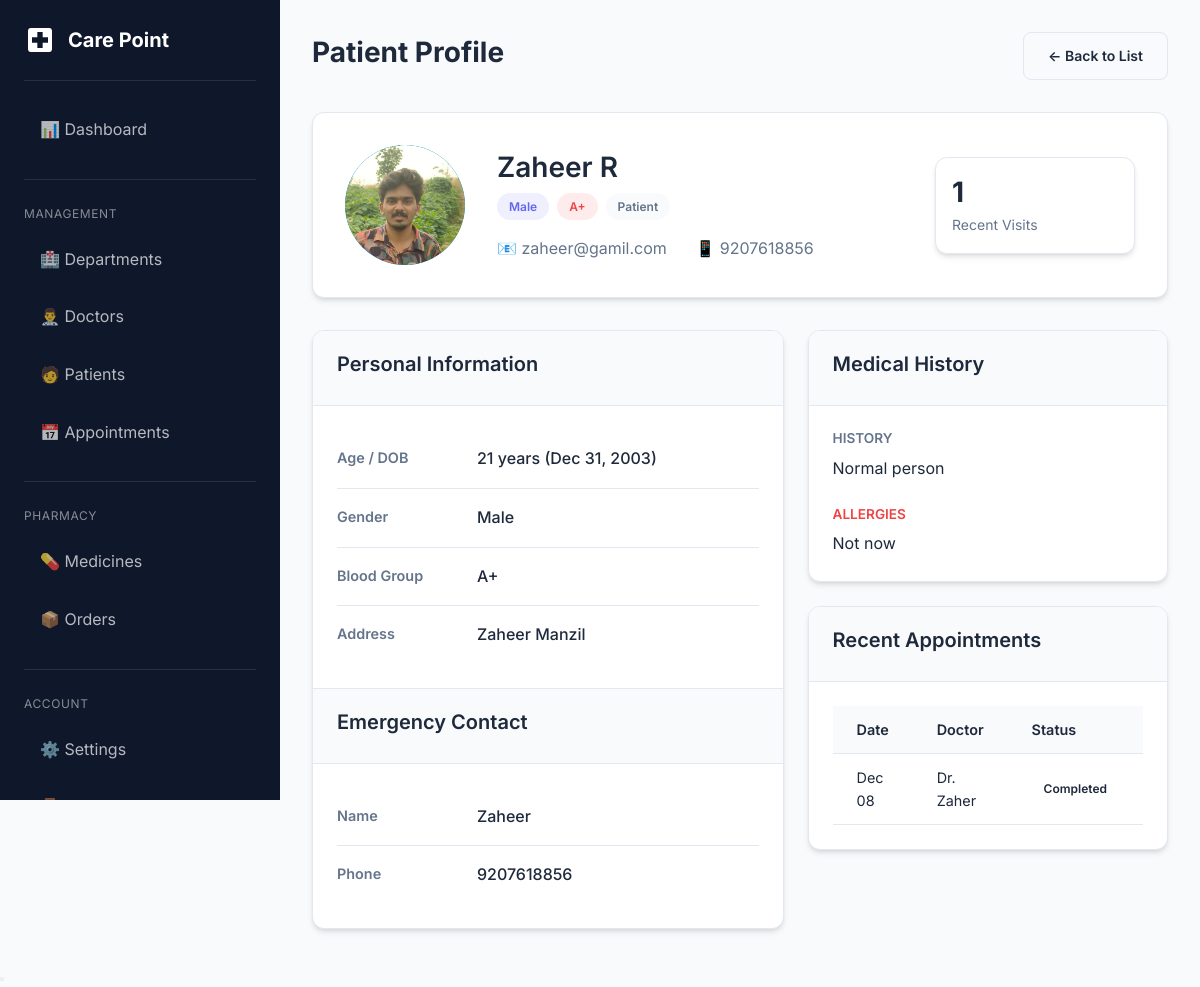
The page /adminpanel/patients/1/ (signed in) on the database its author committed.
### patients/models.py (models this page shows, shortened)
class PatientProfile(models.Model):
    class Gender(models.TextChoices):
        MALE = 'male', 'Male'
        FEMALE = 'female', 'Female'
        OTHER = 'other', 'Other'
    class BloodGroup(models.TextChoices):
        A_POSITIVE = 'A+', 'A+'
        A_NEGATIVE = 'A-', 'A-'
        B_POSITIVE = 'B+', 'B+'
        B_NEGATIVE = 'B-', 'B-'
        O_POSITIVE = 'O+', 'O+'
        O_NEGATIVE = 'O-', 'O-'
        AB_POSITIVE = 'AB+', 'AB+'
        AB_NEGATIVE = 'AB-', 'AB-'
    user = models.OneToOneField(
        settings.AUTH_USER_MODEL,
        on_delete=models.CASCADE,
        related_name='patient_profile'
    )
    date_of_birth = models.DateField(null=True, blank=True)
    gender = models.CharField(
        max_length=10,
        choices=Gender.choices,
        blank=True
    )
    blood_group = models.CharField(
        max_length=5,
        choices=BloodGroup.choices,
        blank=True
    )
    address = models.TextField(blank=True)
    emergency_contact_name = models.CharField(max_length=100, blank=True)
    emergency_contact_phone = models.CharField(max_length=15, blank=True)
    medical_history = models.TextField(blank=True)
    allergies = models.TextField(blank=True)
    created_at = models.DateTimeField(auto_now_add=True)
    updated_at = models.DateTimeField(auto_now=True)
    @property
    def age(self):
        if self.date_of_birth:
            from datetime import date
            today = date.today()
            return today.year - self.date_of_birth.year - (
                (today.month, today.day) < (self.date_of_birth.month, self.date_of_birth.day)
            )
        return None

### accounts/models.py (models this page shows, shortened)
class User(AbstractUser):
    class Role(models.TextChoices):
        PATIENT = 'patient', 'Patient'
        DOCTOR = 'doctor', 'Doctor'
        ADMIN = 'admin', 'Admin'
    role = models.CharField(
        max_length=20,
        choices=Role.choices,
        default=Role.PATIENT
    )
    phone = models.CharField(max_length=15, blank=True, null=True)
    is_approved = models.BooleanField(
        default=True,
        help_text='For doctors: set to False until admin approves'
    )
    profile_picture = models.ImageField(
        upload_to='profile_pictures/',
        blank=True,
        null=True
    )
    created_at = models.DateTimeField(auto_now_add=True)
    updated_at = models.DateTimeField(auto_now=True)
    @property
    def is_admin_user(self):
        return self.role == self.Role.ADMIN or self.is_superuser

### appointments/models.py (models this page shows, shortened)
class Appointment(models.Model):
    class Status(models.TextChoices):
        PENDING = 'pending', 'Pending'
        CONFIRMED = 'confirmed', 'Confirmed'
        CANCELLED = 'cancelled', 'Cancelled'
        COMPLETED = 'completed', 'Completed'
        NO_SHOW = 'no_show', 'No Show'
    class PaymentStatus(models.TextChoices):
        UNPAID = 'unpaid', 'Unpaid'
        PAID = 'paid', 'Paid'
        REFUNDED = 'refunded', 'Refunded'
    patient = models.ForeignKey(
        'patients.PatientProfile',
        on_delete=models.CASCADE,
        related_name='appointments'
    )
    doctor = models.ForeignKey(
        'doctors.DoctorProfile',
        on_delete=models.CASCADE,
        related_name='appointments'
    )
    department = models.ForeignKey(
        'departments.Department',
        on_delete=models.SET_NULL,
        null=True,
        related_name='appointments'
    )
    scheduled_datetime = models.DateTimeField()
    duration_minutes = models.PositiveIntegerField(default=30)
    status = models.CharField(
        max_length=20,
        choices=Status.choices,
        default=Status.PENDING
    )
    payment_status = models.CharField(
        max_length=20,
        choices=PaymentStatus.choices,
        default=PaymentStatus.UNPAID
    )
    reason = models.TextField(blank=True, help_text="Reason for visit")
    notes = models.TextField(blank=True, help_text="Additional notes")
    created_at = models.DateTimeField(auto_now_add=True)
    updated_at = models.DateTimeField(auto_now=True)
    class Meta:
        ordering = ['-scheduled_datetime']

### doctors/models.py (models this page shows, shortened)
class DoctorProfile(models.Model):
    user = models.OneToOneField(
        settings.AUTH_USER_MODEL,
        on_delete=models.CASCADE,
        related_name='doctor_profile'
    )
    department = models.ForeignKey(
        'departments.Department',
        on_delete=models.SET_NULL,
        null=True,
        blank=True,
        related_name='doctors'
    )
    qualifications = models.CharField(max_length=200, blank=True)
    specialization = models.CharField(max_length=100, blank=True)
    experience_years = models.PositiveIntegerField(default=0)
    bio = models.TextField(blank=True)
    consultation_fee = models.DecimalField(
        max_digits=10,
        decimal_places=2,
        default=500.00
    )
    available_from = models.TimeField(null=True, blank=True)
    available_to = models.TimeField(null=True, blank=True)
    created_at = models.DateTimeField(auto_now_add=True)
    updated_at = models.DateTimeField(auto_now=True)

### adminpanel/views.py (the view)
# urls.py: path('patients/<int:pk>/', views.patient_detail, name='patient_detail'),
@admin_required
def patient_detail(request, pk):
    patient = get_object_or_404(PatientProfile, pk=pk)
    appointments = Appointment.objects.filter(patient=patient).order_by('-scheduled_datetime')[:10]
    context = {
        'patient': patient,
        'appointments': appointments,
    }
    return render(request, 'adminpanel/patients/detail.html', context)

### templates/adminpanel/patients/detail.html (shortened to what this page needs)
{% extends 'base.html' %}
{% load static %}
{% block extra_css %}
        <link rel="stylesheet" href="{% static 'css/style.css' %}">
    {% endblock %}
{% block content %}
<div class="dashboard-layout">
    {% include 'includes/sidebar.html' %}
    <main class="main-content">
        <div class="page-header">
            <h1 class="page-title">Patient Profile</h1>
            <a href="{% url 'adminpanel:patient_list' %}" class="btn btn-secondary">← Back to List</a>
        </div>
        <div class="profile-header-card">
            <div class="profile-avatar" style="background: var(--secondary-color);">
                {% if patient.user.profile_picture %}
                <img src="{{ patient.user.profile_picture.url }}" alt="{{ patient.user.get_full_name }}" style="width: 100%; height: 100%; object-fit: cover; border-radius: 50%;">
                {% else %}
                {{ patient.user.first_name|first }}{{ patient.user.last_name|first }}
                {% endif %}
            </div>
            <div class="profile-info" style="flex: 1;">
                <h2>{{ patient.user.get_full_name|default:patient.user.username }}</h2>
                <div class="profile-badges">
                    <span class="badge badge-info">{{ patient.get_gender_display|default:"Gender Not Set" }}</span>
                    {% if patient.blood_group %}
                    <span class="badge badge-danger">{{ patient.blood_group }}</span>
                    {% endif %}
                    <span class="badge badge-secondary">Patient</span>
                </div>
                <div class="mt-2 text-secondary">
                    <span style="margin-right: 1.5rem;">📧 {{ patient.user.email }}</span>
                    {% if patient.user.phone %}
                    <span>📱 {{ patient.user.phone }}</span>
                    {% endif %}
                </div>
            </div>
            <div class="stat-card" style="min-width: 200px; padding: 1rem;">
                <div class="stat-content">
                    <h3>{{ appointments.count }}</h3>
                    <p>Recent Visits</p>
                </div>
            </div>
        </div>
        <div class="detail-grid">
            <div class="card">
                <div class="card-header">
                    <h4>Personal Information</h4>
                </div>
                <div class="card-body">
                    <div class="info-row">
                        <span class="label">Age / DOB</span>
                        <span class="value">
                            {% if patient.date_of_birth %}
                            {{ patient.age }} years ({{ patient.date_of_birth|date:"M d, Y" }})
                            {% else %}
                            -
                            {% endif %}
                        </span>
                    </div>
                    <div class="info-row">
                        <span class="label">Gender</span>
                        <span class="value">{{ patient.get_gender_display|default:"-" }}</span>
                    </div>
                    <div class="info-row">
                        <span class="label">Blood Group</span>
                        <span class="value">{{ patient.blood_group|default:"-" }}</span>
                    </div>
                    <div class="info-row">
                        <span class="label">Address</span>
                        <span class="value">{{ patient.address|default:"-" }}</span>
                    </div>
                </div>
                <div class="card-header" style="border-top: 1px solid var(--border-color);">
                    <h4>Emergency Contact</h4>
                </div>
                <div class="card-body">
                    <div class="info-row">
                        <span class="label">Name</span>
                        <span class="value">{{ patient.emergency_contact_name|default:"-" }}</span>
                    </div>
                    <div class="info-row">
                        <span class="label">Phone</span>
                        <span class="value">{{ patient.emergency_contact_phone|default:"-" }}</span>
                    </div>
                </div>
            </div>
            <div>
                <div class="card mb-3">
                    <div class="card-header">
                        <h4>Medical History</h4>
                    </div>
                    <div class="card-body">
                        {% if patient.medical_history or patient.allergies %}
                            {% if patient.medical_history %}
                            <div class="mb-3">
                                <h5 class="text-secondary" style="font-size: 0.85rem; text-transform: uppercase;">History</h5>
                                <p>{{ patient.medical_history }}</p>
                            </div>
                            {% endif %}
                            {% if patient.allergies %}
                            <div>
                                <h5 class="text-secondary" style="font-size: 0.85rem; text-transform: uppercase; color: var(--danger-color);">Allergies</h5>
                                <p>{{ patient.allergies }}</p>
                            </div>
                            {% endif %}
                        {% else %}
                        <p class="text-muted">No medical history or allergies recorded.</p>
                        {% endif %}
                    </div>
                </div>
                <div class="card">
                    <div class="card-header">
                        <h4>Recent Appointments</h4>
                    </div>
                    <div class="card-body p-0">
                        {% if appointments %}
                        <table style="font-size: 0.9rem;">
                            <thead>
                                <tr>
                                    <th style="padding: 0.75rem 1.5rem;">Date</th>
                                    <th style="padding: 0.75rem 1.5rem;">Doctor</th>
                                    <th style="padding: 0.75rem 1.5rem;">Status</th>
                                </tr>
                            </thead>
                            <tbody>
                                {% for apt in appointments %}
                                <tr>
                                    <td style="padding: 0.75rem 1.5rem;">{{ apt.scheduled_datetime|date:"M d" }}</td>
                                    <td style="padding: 0.75rem 1.5rem;">Dr. {{ apt.doctor.user.last_name }}</td>
                                    <td style="padding: 0.75rem 1.5rem;">
                                        <span class="badge badge-{{ apt.status }}">{{ apt.get_status_display }}</span>
                                    </td>
                                </tr>
                                {% endfor %}
                            </tbody>
                        </table>
                        {% else %}
                        <p class="text-muted" style="padding: 1.5rem;">No recent appointments.</p>
                        {% endif %}
                    </div>
                </div>
            </div>
        </div>
    </main>
</div>
{% endblock %}

### templates/base.html (shortened to what this page needs)
{% load static %}
<!DOCTYPE html>
<html lang="en">
<head>
    {% block extra_css %} {% endblock %}
</head>
<body>
    {% block content %}{% endblock %}
</body>
</html>

### templates/includes/sidebar.html (shortened to what this page needs)
{% load static %}
<aside class="sidebar">
    <a href="{% url 'accounts:home' %}" class="sidebar-brand">
        <svg viewBox="0 0 24 24" fill="currentColor" style="width: 32px; height: 32px;">
            <path d="M19 3H5c-1.1 0-2 .9-2 2v14c0 1.1.9 2 2 2h14c1.1 0 2-.9 2-2V5c0-1.1-.9-2-2-2zm-1 11h-4v4h-4v-4H6v-4h4V6h4v4h4v4z"/>
        </svg>
        Care Point
    </a>
    {% if request.user.is_superuser or request.user.is_admin_user %}
    <ul class="sidebar-nav">
        <li><a href="{% url 'adminpanel:dashboard' %}" class="{% if request.resolver_match.url_name == 'dashboard' %}active{% endif %}">📊 Dashboard</a></li>
    </ul>
    <div class="sidebar-section">
        <div class="sidebar-section-title">Management</div>
        <ul class="sidebar-nav">
            <li><a href="{% url 'adminpanel:department_list' %}">🏥 Departments</a></li>
            <li><a href="{% url 'adminpanel:doctor_list' %}">👨‍⚕️ Doctors</a></li>
            <li><a href="{% url 'adminpanel:patient_list' %}">🧑 Patients</a></li>
            <li><a href="{% url 'adminpanel:appointment_list' %}">📅 Appointments</a></li>
        </ul>
    </div>
    <div class="sidebar-section">
        <div class="sidebar-section-title">Pharmacy</div>
        <ul class="sidebar-nav">
            <li><a href="{% url 'adminpanel:medicine_list' %}">💊 Medicines</a></li>
            <li><a href="{% url 'adminpanel:pharmacy_order_list' %}">📦 Orders</a></li>
        </ul>
    </div>
    {% endif %}
    <div class="sidebar-section">
        <div class="sidebar-section-title">Account</div>
        <ul class="sidebar-nav">
            <li><a href="{% url 'accounts:profile' %}">⚙️ Settings</a></li>
            <li><a href="{% url 'accounts:logout' %}">🚪 Logout</a></li>
        </ul>
    </div>
</aside>

### rows shown on the page
PatientProfile: user.profile_picture (picture), user.get_full_name "Zaheer R", gender "Male", blood_group "A+", user.email "zaheer@gamil.com", user.phone "9207618856", age "21", date_of_birth "Dec 31, 2003", address "Zaheer Manzil", emergency_contact_name "Zaheer", emergency_contact_phone "9207618856", medical_history "Normal person", allergies "Not now"
Appointment: scheduled_datetime "Dec 08", doctor.user.last_name "Zaher", status "Completed"

### other values the page prints
{{ appointments.count }} "1"
